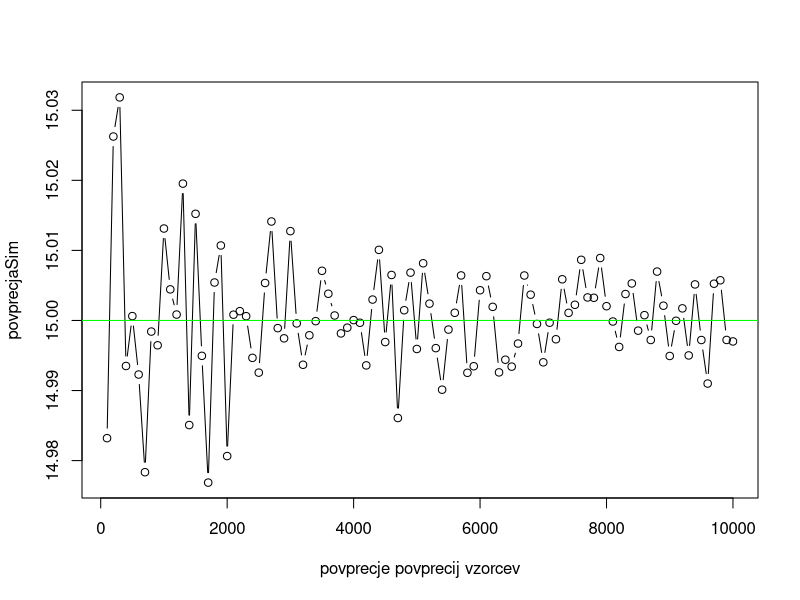
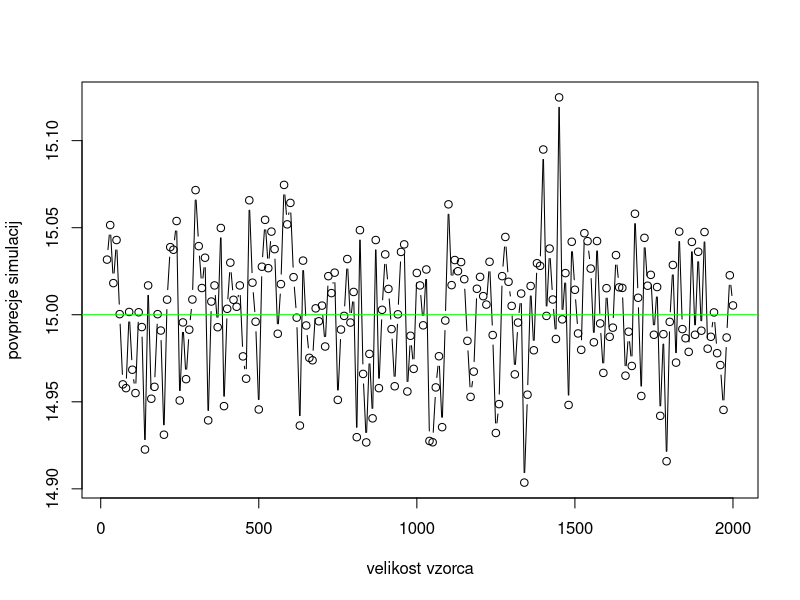
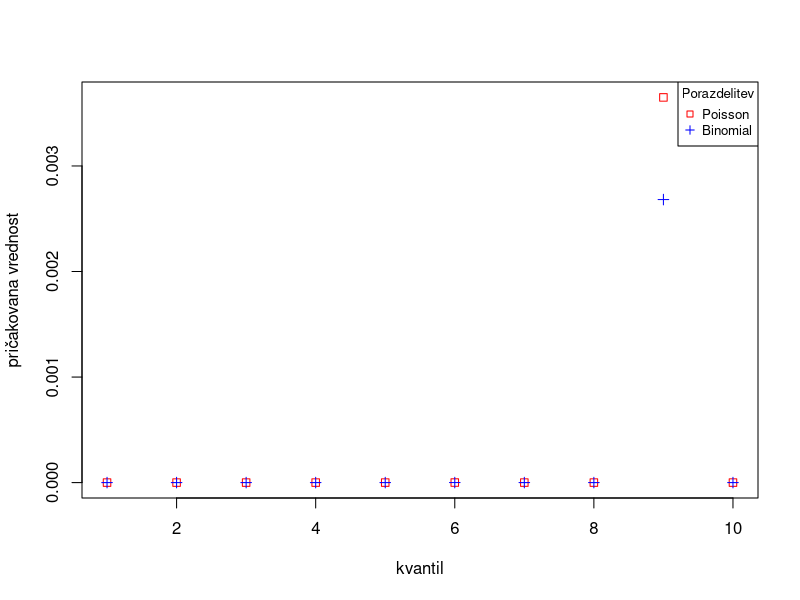
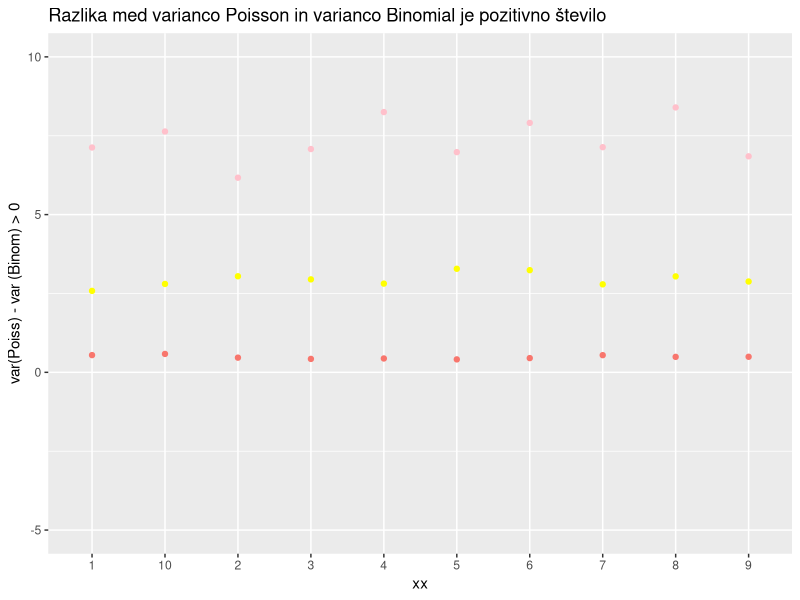

These figures' R source, in order:
## ---- chunk 1
knitr::opts_chunk$set(fig.path = "README_figs/README-")

library(ggplot2)
library(knitr)

## ---- chunk 2
cenilka = function(x){
  return(sum(x)/length(x))}
# definiramo funkcijo za simulacijo
simN = function(N){ 
  ocene = NULL
  for(i in 1:N){
    vzorec = rpois(n = 100,15) # vrednost lamba 15 je bila izbrana poljubno
    ocene = c(ocene,cenilka(vzorec))}
  return(mean(ocene))
}


# pozenemo za razlicno veliko vzorcev (vec vzorcev, bi nam moralo dati bolj natancno oceno pricakovane vrednosti)
stVzorcev = seq(100,10000,by = 100)
povprecjaSim = sapply(stVzorcev,simN)
plot(stVzorcev,povprecjaSim,xlab="povprecje povprecij vzorcev",main="",type="b")
abline(h=15,col="green") # populacijska pricakovana vrednost



## ---- chunk 3
cenilka = function(x){
  return(sum(x)/length(x))}
# definiramo funkcijo za simulacijo
simN = function(n,N){ # n - velikost vzorca se spreminja
  ocene = NULL
  for(i in 1:N){
    vzorec = rpois(n,15) # vrednost lamba 15 je bila izbrana poljubno
    ocene = c(ocene,cenilka(vzorec[1:12]))} #ker m=12
  return(ocene)
}


# doslednost
velikostVzorca = seq(20,2000,by = 10)
povpr = NULL
for(i in velikostVzorca){
  povpr = c(povpr,mean(simN(n = i,N = 1000)))}
plot(velikostVzorca,povpr,xlab="velikost vzorca",
     ylab="povprecje simulacij",main="",type="b")
abline(h=15,col="green") # populacijska vrednost

## ---- chunk 4
nb = 50
x = sample(nb,10)
#n = 10
pb = 0.02
# E(X) binomial = nb*pb
E_xBin = nb*(dbinom(x, size = nb, prob = pb)) #E_xBin = 

# E(X) pois
E_xPois = nb*(dpois(x, lambda = nb*pb)) #E_xPois = 

plot(E_xPois, col = "red", pch =0, xlab = "kvantil", ylab = "pričakovana vrednost")
points(E_xBin, col = "blue", pch = 3)
legend("topright", legend = c("Poisson","Binomial"), col = c("red", "blue"), cex=0.8, pch = c(0,3),
       title="Porazdelitev")

## ---- chunk 5
#E_xBin = nb*(rbinom(x, size = nb, prob = pb)) #E_xBin = 

# E(X) pois
#E_xPois = nb*(rpois(x, lambda = nb*pb))

#lambda = nb*pb
#nb = lambda/pb
#pb = lambda/nb

#nb = 100
#pb = 0.5
#rpoiss = rpois(1000, nb*pb)
#rbinomm = rbinom(1000, size=nb, prob = pb)
#var(rpoiss)-var(rbinomm)

set.seed(22)
simLambda = function(N){
  enakost = NULL
  for(i in 1:N){
    lambda = 1
    pb = 0.5
    nb = lambda/pb
    #lambda = nb*pb
    rpoiss1 = rpois(1000, nb*pb)
    rbinomm1 = rbinom(1000, size=nb, prob = pb)
    enakost = c(enakost,var(rpoiss1)-var(rbinomm1))} # izracunamo cenilko, jo dodamo v dolg vektor
  return(enakost) 
}


rpoiss_minus_rbinom1 = sapply(10,simLambda) #10 ocen za nb = 2 ==> lambda = 2*0.5 = 1


simLambda = function(N){
  enakost = NULL
  for(i in 1:N){
    lambda = 6
    pb = 0.5
    nb = lambda/pb
    #lambda = nb*pb
    rpoiss1 = rpois(1000, nb*pb)
    rbinomm1 = rbinom(1000, size=nb, prob = pb)
    enakost = c(enakost,var(rpoiss1)-var(rbinomm1))} # izracunamo cenilko, jo dodamo v dolg vektor
  return(enakost) 
}


rpoiss_minus_rbinom6 = sapply(10,simLambda) #10 ocen za pb = 0.2 ==> lambda = 2*0.2 = 0.4


simLambda = function(N){
  enakost = NULL
  for(i in 1:N){
    lambda = 15
    pb = 0.5
    nb = lambda/pb
    #lambda = nb*pb
    rpoiss1 = rpois(1000, nb*pb)
    rbinomm1 = rbinom(1000, size=nb, prob = pb)
    enakost = c(enakost,var(rpoiss1)-var(rbinomm1))} # izracunamo cenilko, jo dodamo v dolg vektor
  return(enakost) 
}


rpoiss_minus_rbinom15 = sapply(10,simLambda) #10 ocen za pb = 0.02 ==> lambda = 2*0.02 = 0.04

razlika_varpoiss_varbinom = cbind(lambda1 = rpoiss_minus_rbinom1, lambda6 = rpoiss_minus_rbinom6, lambda15 = rpoiss_minus_rbinom15)
razlika_varpoiss_varbinom = as.data.frame(razlika_varpoiss_varbinom)
razlika_varpoiss_varbinom <- tibble::rownames_to_column(razlika_varpoiss_varbinom, "VALUE")

colnames(razlika_varpoiss_varbinom) = c("xx","lambda1", "lambda6", "lambda15")
razlika_varpoiss_varbinom$xx = as.factor(razlika_varpoiss_varbinom$xx)

ggplot(data=razlika_varpoiss_varbinom, aes(x=xx))+
  geom_point(aes(y=lambda1, group =1, col ="blue"))+
  geom_point(aes(y=lambda6, group =2), col="yellow")+
  geom_point(aes(y=lambda15, group =3), col="pink")+
  ylab("var(Poiss) - var (Binom) > 0")+
  labs(title="Razlika med varianco Poisson in varianco Binomial je pozitivno število")+
  theme(legend.position = "none")+
  ylim(-5,10)
